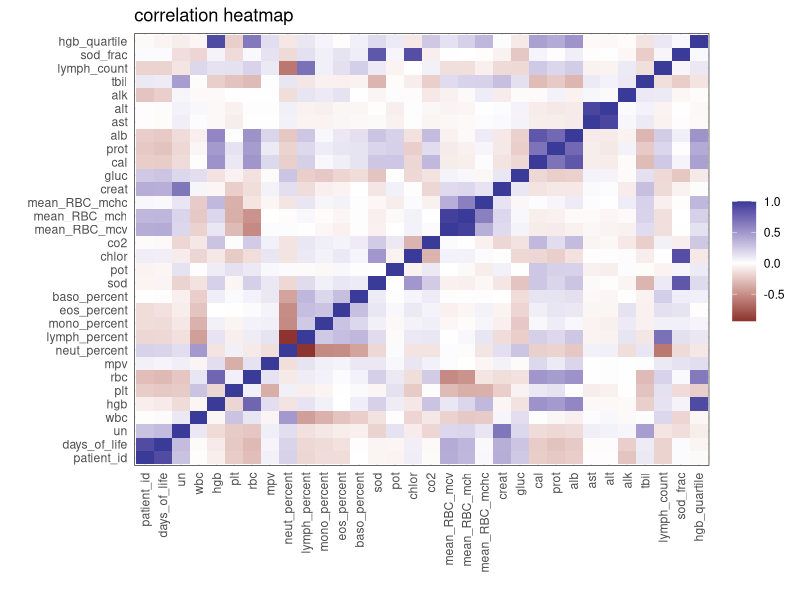
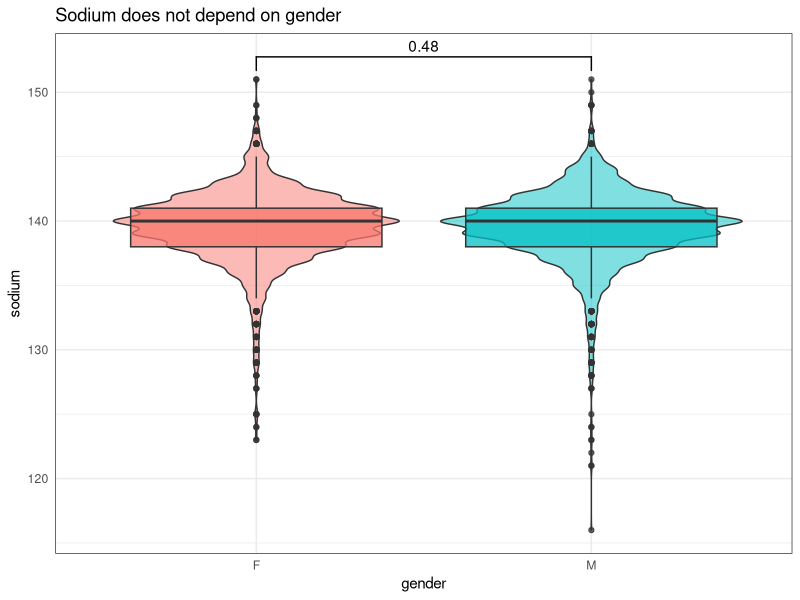
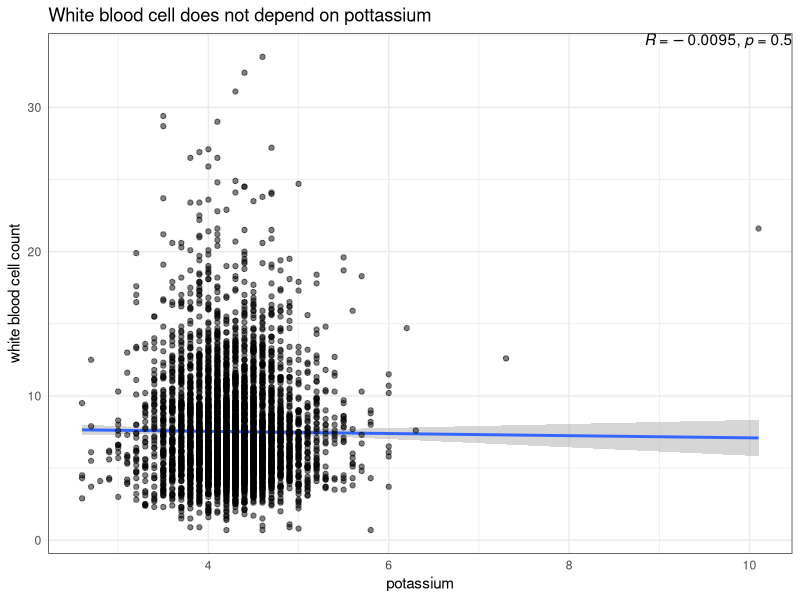
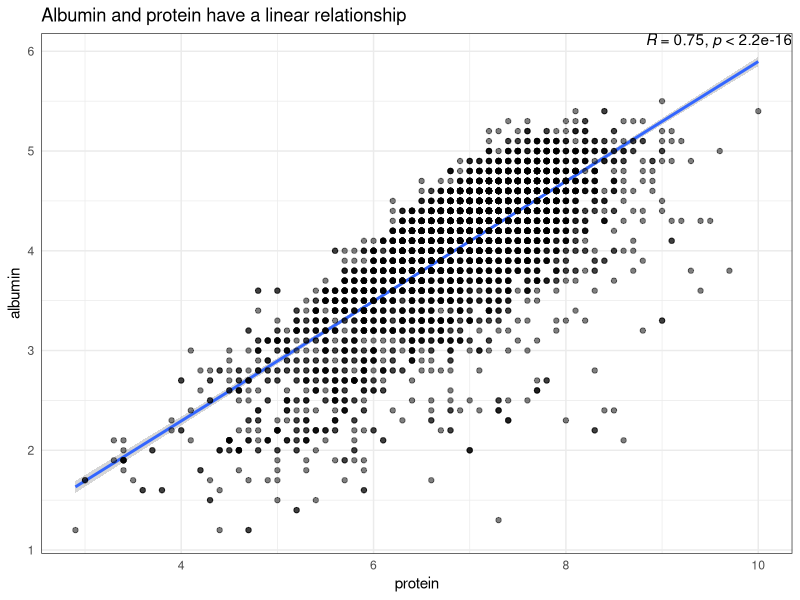
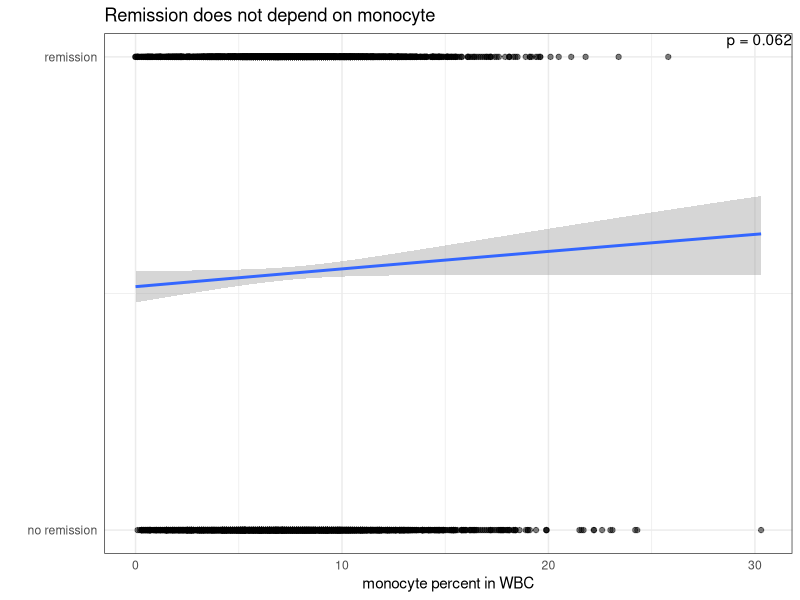
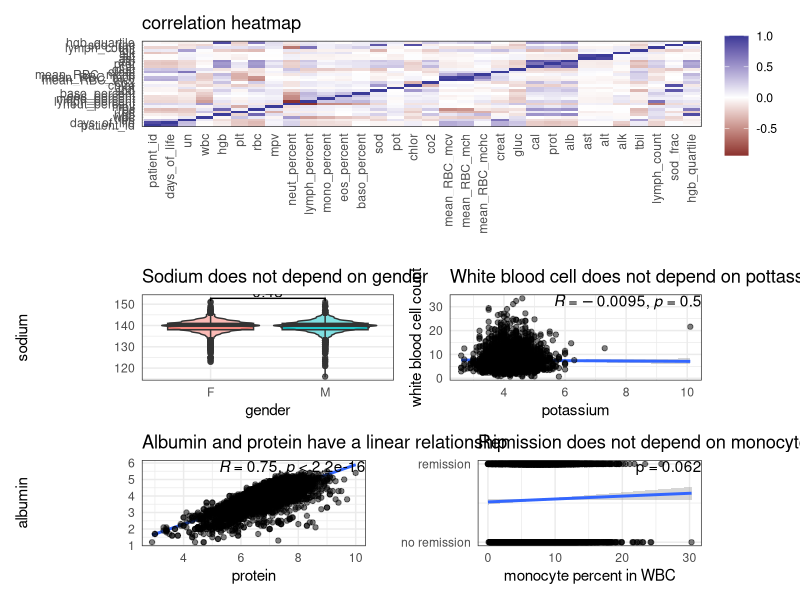
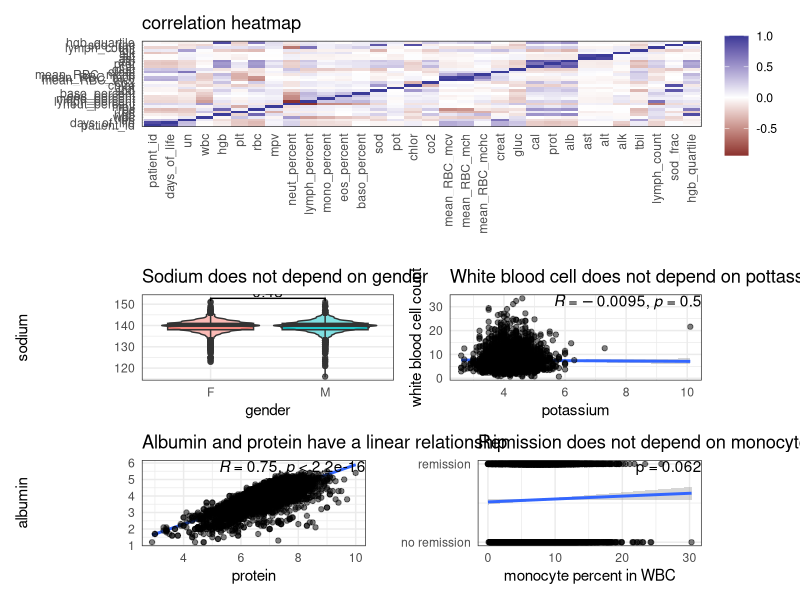

R code for these plots, in order:
library(tidyverse)
library(here)
library(reshape2)
library(ggpubr)
library(patchwork)

# Data from Day 6
df_adjusted = read_table(here("Data", "joined_adjusted.tsv"))

theme_set(theme_bw() +
            theme(axis.ticks = element_blank()))

# Are there any correlated measurements?
cor(df_adjusted[, sapply(df_adjusted, is.numeric)], use = "complete.obs") %>%
  reshape2::melt() %>%
  ggplot(aes(Var1, Var2, fill = value)) +
  geom_tile() +
  scale_fill_gradient2() +
  theme(axis.text.x = element_text(angle = 90, hjust = 1, vjust = .5)) +
  labs(x = "", y = "", fill = "", title = "correlation heatmap") -> 
  plt_cor_heat
plt_cor_heat
# (answer: yes)
  
# Does the sodium distribution depend on `gender`?
df_adjusted %>%
  ggplot(aes(gender, sod, fill = gender)) +
  geom_violin(alpha = .5) +
  geom_boxplot(alpha = .75) +
  geom_signif(comparisons = list(c("M", "F")), test = "t.test") +
  labs(y = "sodium", title = "Sodium does not depend on gender") +
  theme(legend.position = "none") ->
  plt_sod_gender
plt_sod_gender

# Does the white blood cell count distribution depend on `pot`?
df_adjusted %>%
  ggplot(aes(pot, wbc)) +
  geom_smooth(method = "lm") +
  geom_point(alpha = .5) +
  stat_cor(label.x = Inf, label.y = Inf, hjust = 1, vjust = 1) +
  labs(x = "potassium", y = "white blood cell count", 
       title = "White blood cell does not depend on pottassium") ->
  plt_wbc_pot
plt_wbc_pot

# Do albumin and protein have a linear relationship?
df_adjusted %>%
  ggplot(aes(prot, alb)) +
  geom_smooth(method = "lm") +
  geom_point(alpha = .5) +
  stat_cor(label.x = Inf, label.y = Inf, hjust = 1, vjust = 1) +
  labs(x = "protein", y = "albumin", 
       title = "Albumin and protein have a linear relationship") ->
  plt_alb_prot
plt_alb_prot

# Does remission of inflammation after Thiopurines for > 12 weeks change with percent of monocytes in WBC count?
# p-value from logistic regression model
model = glm(remission ~ mono_percent, data = df_adjusted, family = binomial)
p_val = summary(model)$coefficients[2,4]

df_adjusted %>%
  ggplot(aes(mono_percent, as.integer(remission))) + 
  geom_smooth(method="glm", method.args=list(family="binomial")) +
  geom_point(alpha = .5) +
  annotate("text", x = Inf, y = Inf, 
           label = sprintf("p = %.3f", p_val), vjust = 1, hjust = 1) +
  labs(x = "monocyte percent in WBC", y = "", 
       title = "Remission does not depend on monocyte") +
  scale_y_continuous(breaks = c(0, 1), labels = c("no remission", "remission")) ->
  plt_rem_mono
plt_rem_mono

# Combined plot
plt_cor_heat /
(plt_sod_gender + plt_wbc_pot) /
(plt_alb_prot + plt_rem_mono)

# Save plot
ggsave(here("Plots", "Day_7_Combined.png"), width = 12, height = 15)

